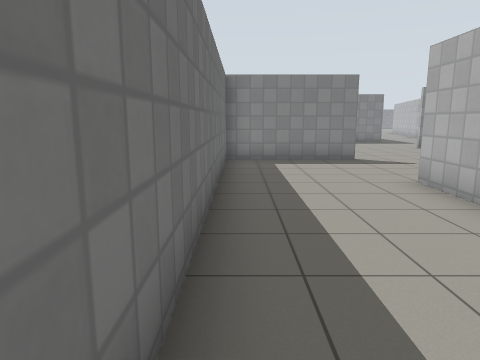
View 1 (above)

17 first-person views from a walk through a world built for the Gazebo simulator. The camera is 1.2 m above the floor, tilts 10° down and sees 70° across. The floor is counted in squares, 1 m on a side. Each view is taken from the middle of a square. On the plan, view 1 faces up. The plan holds only what a view shows up to about 14 squares ahead; the rest is blank. The place goes on beyond the plan. Simple patterns stand in for the simulator's built-in surfaces.

View 2
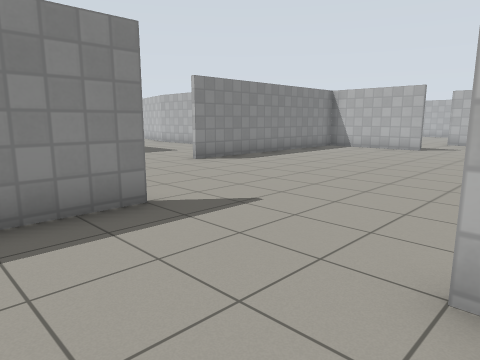

View 3
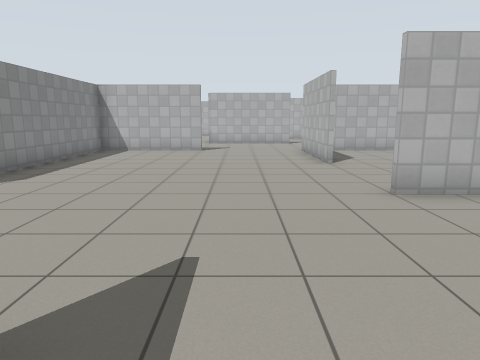

View 4
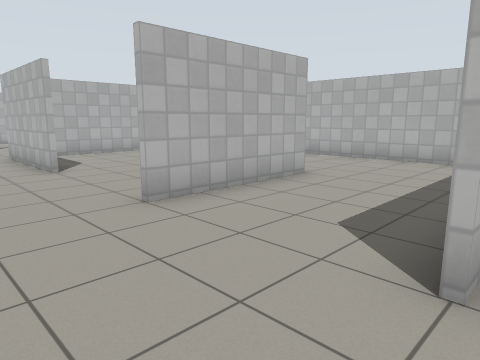

View 5
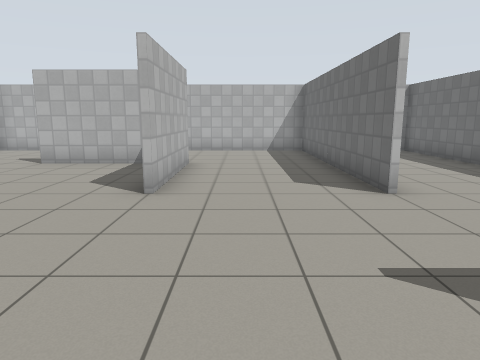

View 6
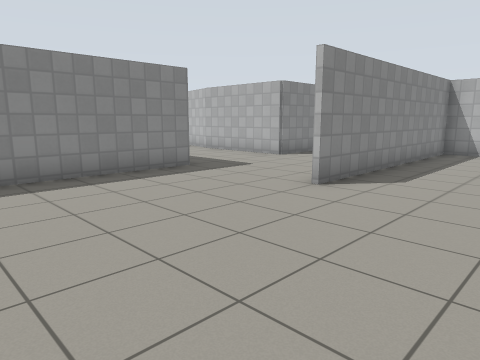

View 7
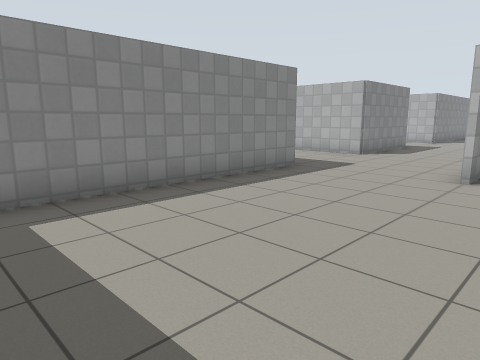

View 8
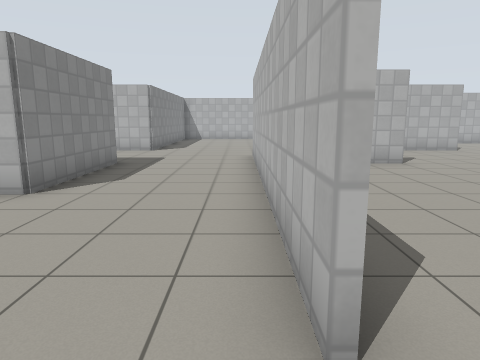

View 9
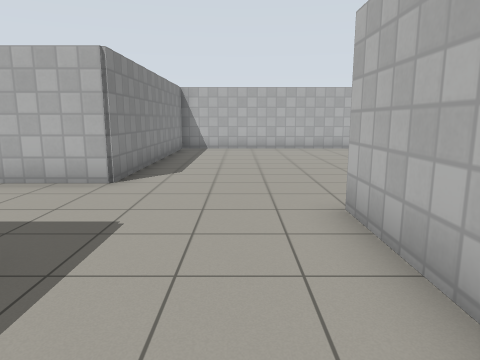

View 10
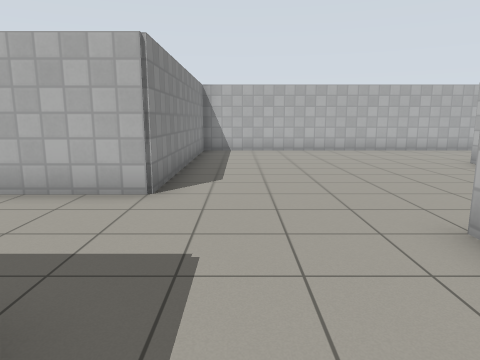

View 11
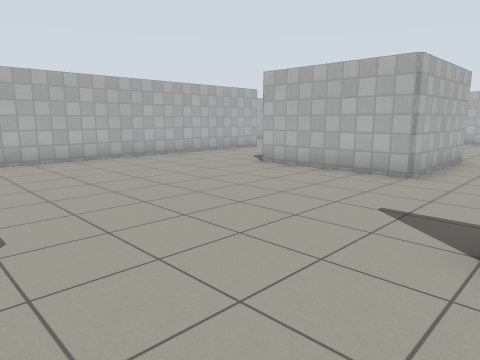

View 12
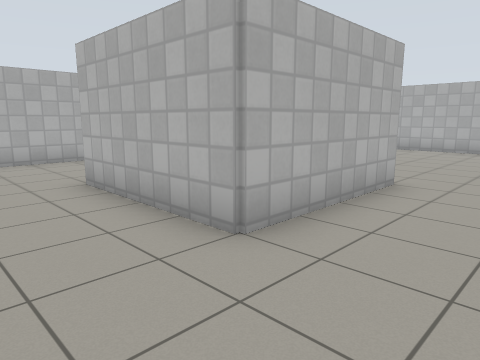

View 13
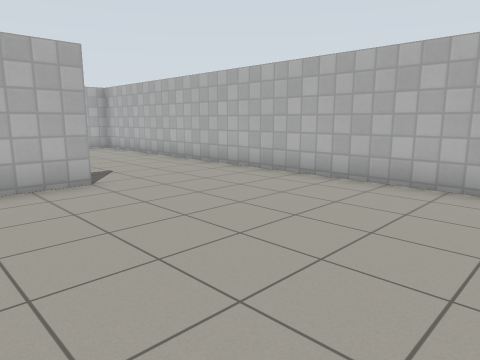

View 14
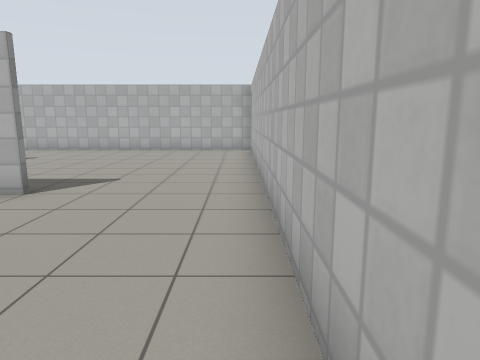

View 15
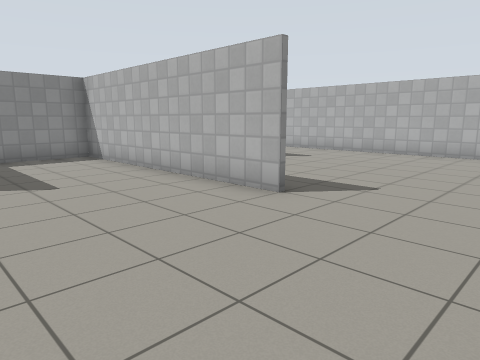

View 16
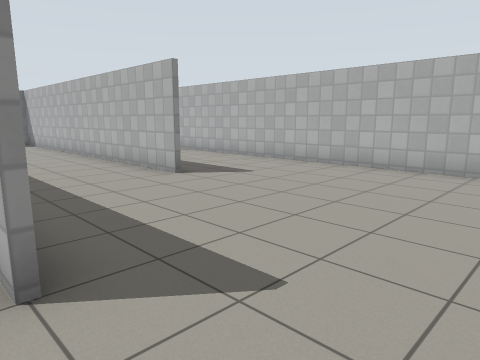

View 17
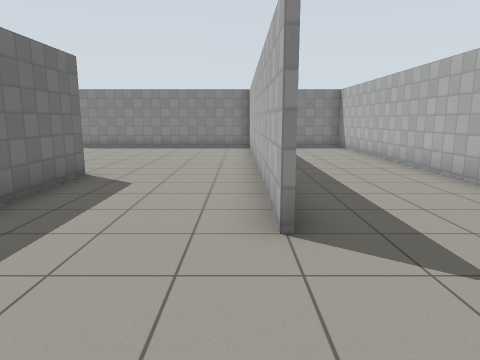

### Floor plan
Points are (right, up) in squares from view 1. A wall is a line through its corners. A room is listed if a view was taken in it or the views show most of it. See-through windows are left out.
Room 1 (views 1, 2, 3, 4, 5, 6, 7, 8, 9, 10, 11, 12, 13, 14, 15, 16, 17)
walls: (15.4, 10.4) (15.4, 14.4) (7.5, 14.4); (11.4, 6.5) (15.5, 6.5); (19.4, 6.4) (19.4, 10.6) (23.6, 10.6) (23.6, 7.7); (15.4, 2.1) (15.4, 5.4); (8.6, 2.6) (11.5, 2.6); (15.5, 18.4) (11.4, 18.4) (11.4, 21.9); (7.4, 14.6) (17.5, 14.6); (7.4, 2.4) (7.4, 6.5); (13.8, -1.4) (15.4, -1.4); (23.4, 2.4) (23.4, 10.4) (21, 10.4); (18, -1.4) (31.4, -1.4) (31.4, 17.2); (3.6, 10.4) (-0.5, 10.4); (3.6, 6.6) (3.6, -1.4) (10.1, -1.4); (7.6, 18.4) (0.9, 18.4); (3.4, 4.7) (3.4, 6.5); (27.4, 6.4) (27.4, 18.4) (19.4, 18.4) (19.4, 20.9); (-0.4, 10.1) (-0.4, -1.5)

Positions as (right, up) in squares from view 1, and headings:
1: (0, 0), facing up
2: (1, 6), facing up-right
3: (2, 9), facing right
4: (3, 9), facing down-right
5: (6, 12), facing down
6: (2, 11), facing up-right
7: (0, 13), facing up-right
8: (6, 15), facing right
9: (13, 16), facing right
10: (14, 17), facing right
11: (17, 18), facing down-right
12: (17, 13), facing down-right
13: (17, 5), facing down-right
14: (18, -1), facing right
15: (19, -1), facing up-right
16: (23, 0), facing up-right
17: (27, 3), facing up
